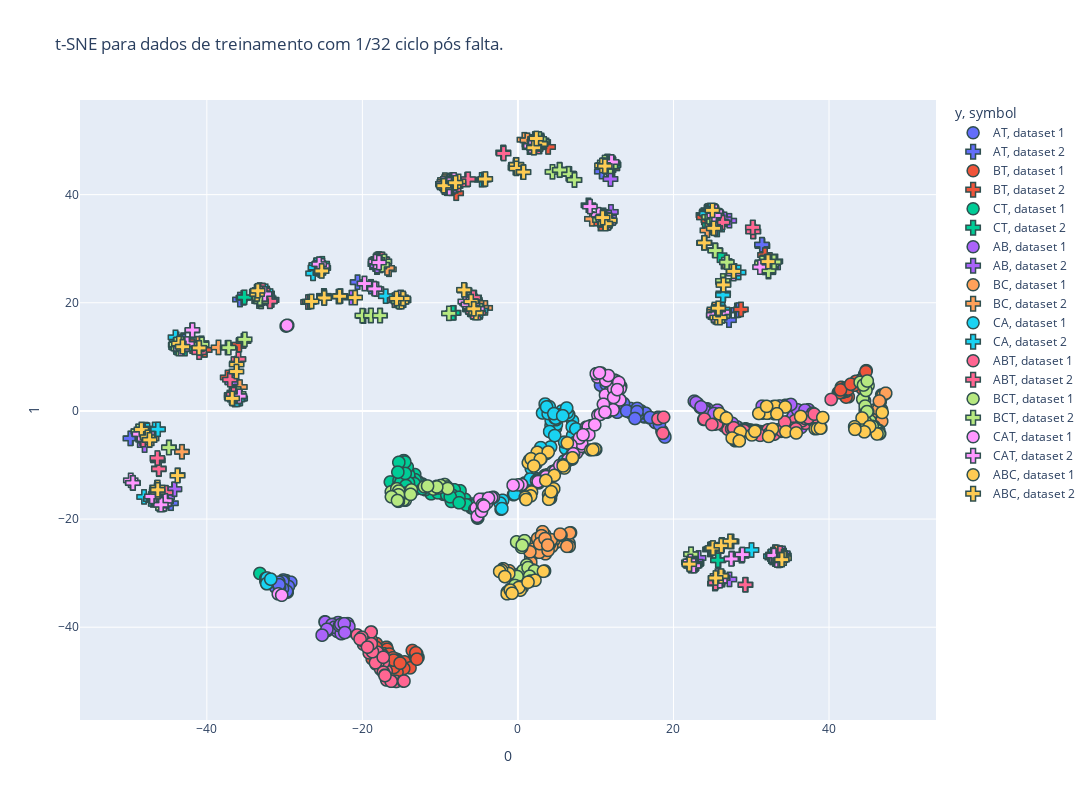

This figure's notebook cell:
### Code cell
plot_tsne(X_train, 2, '1/32')
